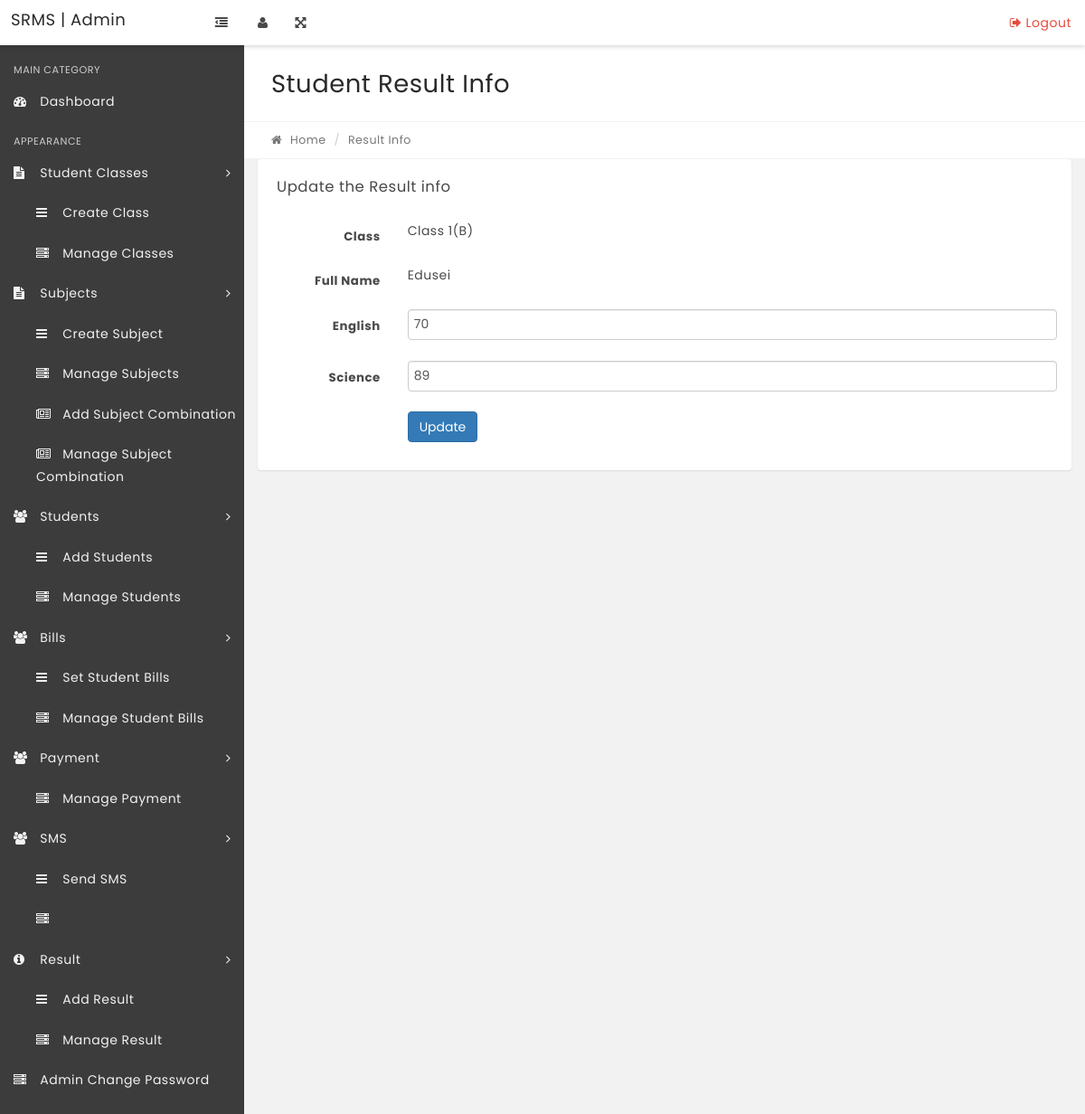
The app's page /edit-result.php?stid=1 with its own data.
### tables this page shows
CREATE TABLE `tblstudents` (
  `StudentId` int(11) NOT NULL,
  `StudentName` varchar(100) NOT NULL,
  `RollId` varchar(100) NOT NULL,
  `StudentEmail` varchar(100) NOT NULL,
  `Gender` varchar(10) NOT NULL,
  `DOB` varchar(100) NOT NULL,
  `ClassId` int(11) NOT NULL,
  `RegDate` timestamp NOT NULL DEFAULT current_timestamp(),
  `UpdationDate` timestamp NULL DEFAULT NULL ON UPDATE current_timestamp(),
  `Status` int(1) NOT NULL
);

CREATE TABLE `tblclasses` (
  `id` int(11) NOT NULL,
  `ClassName` varchar(80) DEFAULT NULL,
  `ClassNameNumeric` int(4) NOT NULL,
  `Section` varchar(5) NOT NULL,
  `CreationDate` timestamp NOT NULL DEFAULT current_timestamp(),
  `UpdationDate` timestamp NOT NULL DEFAULT '0000-00-00 00:00:00' ON UPDATE current_timestamp()
);

CREATE TABLE `tblresult` (
  `id` int(11) NOT NULL,
  `StudentId` int(11) DEFAULT NULL,
  `ClassId` int(11) DEFAULT NULL,
  `SubjectId` int(11) DEFAULT NULL,
  `marks` int(11) DEFAULT NULL,
  `PostingDate` timestamp NULL DEFAULT current_timestamp(),
  `UpdationDate` timestamp NULL DEFAULT NULL ON UPDATE current_timestamp()
);

CREATE TABLE `tblsubjects` (
  `id` int(11) NOT NULL,
  `SubjectName` varchar(100) NOT NULL,
  `SubjectCode` varchar(100) NOT NULL,
  `Creationdate` timestamp NOT NULL DEFAULT current_timestamp(),
  `UpdationDate` timestamp NOT NULL DEFAULT '0000-00-00 00:00:00' ON UPDATE current_timestamp()
);

### edit-result.php (the view, shortened to what this page needs)
<?php
include('includes/config.php');
if(strlen($_SESSION['alogin'])=="")
    {
    header("Location: index.php");
    }
    else{
$stid=intval($_GET['stid']);
?>
<!DOCTYPE html>
<html lang="en">
    <head>
        <link rel="stylesheet" href="css/bootstrap.min.css" media="screen" >
        <link rel="stylesheet" href="css/font-awesome.min.css" media="screen" >
        <link rel="stylesheet" href="css/animate-css/animate.min.css" media="screen" >
        <link rel="stylesheet" href="css/lobipanel/lobipanel.min.css" media="screen" >
        <link rel="stylesheet" href="css/prism/prism.css" media="screen" >
        <link rel="stylesheet" href="css/select2/select2.min.css" >
        <link rel="stylesheet" href="css/main.css" media="screen" >
    </head>
    <body class="top-navbar-fixed">
        <div class="main-wrapper">
  <?php include('includes/topbar.php');?>
            <div class="content-wrapper">
                <div class="content-container">
                   <?php include('includes/leftbar.php');?>
                    <div class="main-page">
                     <div class="container-fluid">
                            <div class="row page-title-div">
                                <div class="col-md-6">
                                    <h2 class="title">Student Result Info</h2>
                                </div>
                            </div>
                            <div class="row breadcrumb-div">
                                <div class="col-md-6">
                                    <ul class="breadcrumb">
                                        <li><a href="dashboard.php"><i class="fa fa-home"></i> Home</a></li>
                                        <li class="active">Result Info</li>
                                    </ul>
                                </div>
                            </div>
                        </div>
                        <div class="container-fluid">
                        <div class="row">
                                    <div class="col-md-12">
                                        <div class="panel">
                                            <div class="panel-heading">
                                                <div class="panel-title">
                                                    <h5>Update the Result info</h5>
                                                </div>
                                            </div>
                                            <div class="panel-body">
                                                <form class="form-horizontal" method="post">
<?php
$ret = "SELECT tblstudents.StudentName,tblclasses.ClassName,tblclasses.Section from tblresult join tblstudents on tblresult.StudentId=tblresult.StudentId join tblsubjects on tblsubjects.id=tblresult.SubjectId join tblclasses on tblclasses.id=tblstudents.ClassId where tblstudents.StudentId=:stid limit 1";
$stmt = $dbh->prepare($ret);
$stmt->bindParam(':stid',$stid,PDO::PARAM_STR);
$stmt->execute();
$result=$stmt->fetchAll(PDO::FETCH_OBJ);
if($stmt->rowCount() > 0)
{
foreach($result as $row)
{  ?>
                                                    <div class="form-group">
                                            <label for="default" class="col-sm-2 control-label">Class</label>
                                                        <div class="col-sm-10">
<?php echo htmlentities($row->ClassName)?>(<?php echo htmlentities($row->Section)?>)
                                                        </div>
                                                    </div>
<div class="form-group">
<label for="default" class="col-sm-2 control-label">Full Name</label>
<div class="col-sm-10">
<?php echo htmlentities($row->StudentName);?>
</div>
</div>
<?php } }?>
<?php
$sql = "SELECT distinct tblstudents.StudentName,tblstudents.StudentId,tblclasses.ClassName,tblclasses.Section,tblsubjects.SubjectName,tblresult.marks,tblresult.id as resultid from tblresult join tblstudents on tblstudents.StudentId=tblresult.StudentId join tblsubjects on tblsubjects.id=tblresult.SubjectId join tblclasses on tblclasses.id=tblstudents.ClassId where tblstudents.StudentId=:stid ";
$query = $dbh->prepare($sql);
$query->bindParam(':stid',$stid,PDO::PARAM_STR);
$query->execute();
$results=$query->fetchAll(PDO::FETCH_OBJ);
if($query->rowCount() > 0)
{
foreach($results as $result)
{  ?>
<div class="form-group">
<label for="default" class="col-sm-2 control-label"><?php echo htmlentities($result->SubjectName)?></label>
<div class="col-sm-10">
<input type="text" name="marks[]" class="form-control" id="marks" value="<?php echo htmlentities($result->marks)?>" maxlength="5" required="required" autocomplete="off">
</div>
</div>
<?php }} ?>
                                                    <div class="form-group">
                                                        <div class="col-sm-offset-2 col-sm-10">
                                                            <button type="submit" name="submit" class="btn btn-primary">Update</button>
                                                        </div>
                                                    </div>
                                                </form>
                                            </div>
                                        </div>
                                    </div>
                                </div>
                    </div>
                </div>
            </div>
        </div>
    </body>
</html>
<?PHP } ?>

### records on screen
tblstudents: tblclasses.ClassName "Class 1", tblclasses.Section "B", StudentName "Edusei"
tblresult: tblsubjects.SubjectName "English", marks "70"
tblresult: tblsubjects.SubjectName "Science", marks "89"
